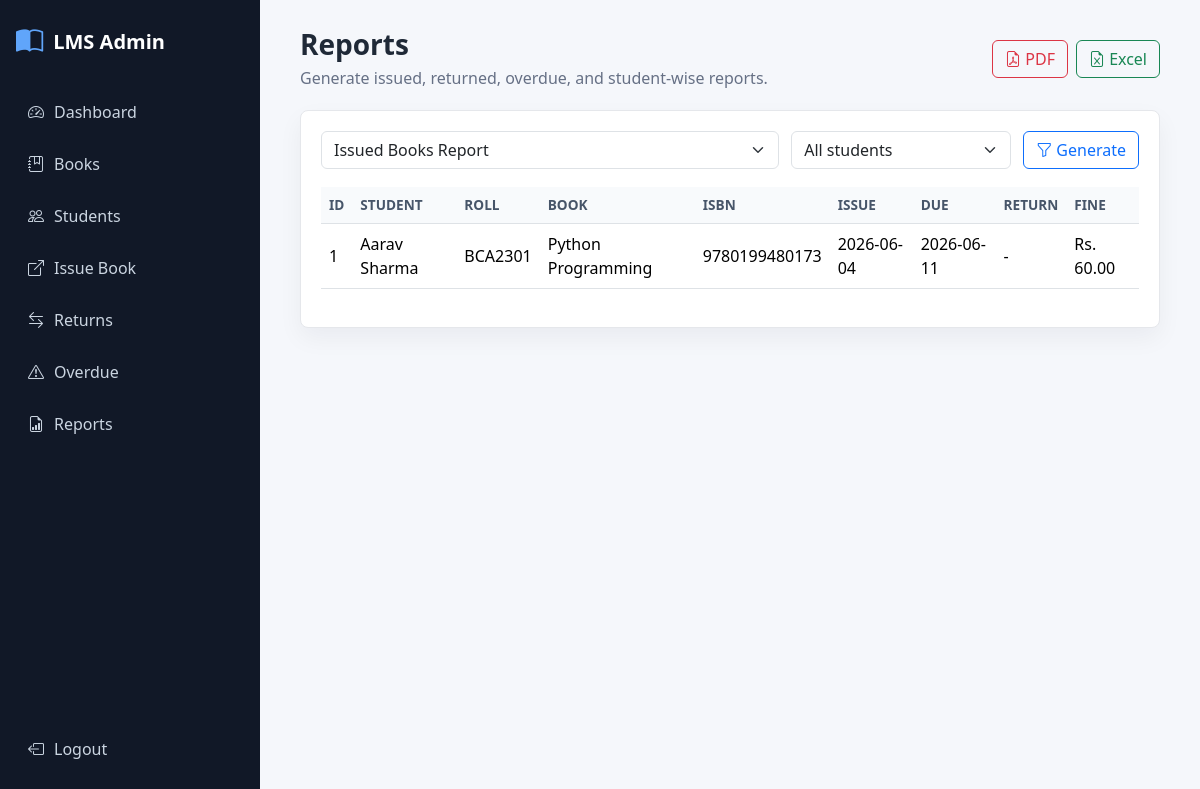
Screenshot of /reports/ (signed in) with the database file from the repository.
### models.py (models this page shows, shortened)
class BookIssue(db.Model):
    __tablename__ = "book_issues"
    id = db.Column(db.Integer, primary_key=True)
    student_id = db.Column(db.Integer, db.ForeignKey("students.id"), nullable=False)
    book_id = db.Column(db.Integer, db.ForeignKey("books.id"), nullable=False)
    issue_date = db.Column(db.Date, nullable=False, default=date.today)
    due_date = db.Column(db.Date, nullable=False)
    return_date = db.Column(db.Date, nullable=True)
    fine = db.Column(db.Float, nullable=False, default=0)
    student = db.relationship("Student", back_populates="issues")
    book = db.relationship("Book", back_populates="issues")
    def calculate_fine(self, as_of=None):
        check_date = as_of or self.return_date or date.today()
        overdue_days = (check_date - self.due_date).days
        return max(overdue_days, 0) * 5

class Student(db.Model):
    __tablename__ = "students"
    id = db.Column(db.Integer, primary_key=True)
    name = db.Column(db.String(120), nullable=False)
    roll_number = db.Column(db.String(40), unique=True, nullable=False)
    course = db.Column(db.String(80), nullable=False)
    email = db.Column(db.String(120), unique=True, nullable=False)
    phone = db.Column(db.String(20), nullable=False)
    issues = db.relationship("BookIssue", back_populates="student", cascade="all, delete-orphan")

class Book(db.Model):
    __tablename__ = "books"
    id = db.Column(db.Integer, primary_key=True)
    title = db.Column(db.String(160), nullable=False)
    author = db.Column(db.String(120), nullable=False)
    category = db.Column(db.String(80), nullable=False)
    isbn = db.Column(db.String(40), unique=True, nullable=False)
    quantity = db.Column(db.Integer, nullable=False, default=1)
    available_quantity = db.Column(db.Integer, nullable=False, default=1)
    publication_year = db.Column(db.Integer, nullable=False)
    issues = db.relationship("BookIssue", back_populates="book", cascade="all, delete-orphan")

### routes/reports.py (the view)
@reports_bp.route("/")
@login_required
def index():
    report_type = request.args.get("type", "issued")
    student_id = request.args.get("student_id", type=int)
    students = Student.query.order_by(Student.name).all()
    issues = report_query(report_type, student_id)
    return render_template("reports/index.html", issues=issues, students=students, report_type=report_type, student_id=student_id)

### app.py (called while the page is built)
@login_manager.user_loader
def load_user(user_id):
    return Admin.query.get(int(user_id))

### routes/reports.py (called while the page is built)
def report_query(report_type, student_id=None):
    query = BookIssue.query
    if report_type == "returned":
        query = query.filter(BookIssue.return_date.isnot(None))
    elif report_type == "overdue":
        query = query.filter(BookIssue.return_date.is_(None), BookIssue.due_date < date.today())
    elif report_type == "student" and student_id:
        query = query.filter(BookIssue.student_id == student_id)
    else:
        query = query.filter(BookIssue.return_date.is_(None))
    return query.order_by(BookIssue.issue_date.desc()).all()

### templates/reports/index.html (shortened to what this page needs)
{% extends "base.html" %}
{% block content %}
<div class="page-header">
    <div><h1>Reports</h1><p>Generate issued, returned, overdue, and student-wise reports.</p></div>
    <div class="d-flex gap-2">
        <a class="btn btn-outline-danger" href="{{ url_for('reports.export_pdf', type=report_type, student_id=student_id) }}"><i class="bi bi-file-earmark-pdf"></i> PDF</a>
        <a class="btn btn-outline-success" href="{{ url_for('reports.export_excel', type=report_type, student_id=student_id) }}"><i class="bi bi-file-earmark-excel"></i> Excel</a>
    </div>
</div>
<section class="panel">
    <form class="toolbar" method="get">
        <select class="form-select" name="type" id="reportType">
            <option value="issued" {% if report_type == 'issued' %}selected{% endif %}>Issued Books Report</option>
        </select>
        <select class="form-select" name="student_id">
            <option value="">All students</option>
        </select>
        <button class="btn btn-outline-primary"><i class="bi bi-funnel"></i> Generate</button>
    </form>
    <div class="table-responsive">
        <table class="table align-middle sortable">
            <thead><tr><th>ID</th><th>Student</th><th>Roll</th><th>Book</th><th>ISBN</th><th>Issue</th><th>Due</th><th>Return</th><th>Fine</th></tr></thead>
            <tbody>
            {% for issue in issues %}
            <tr>
                <td>{{ issue.id }}</td><td>{{ issue.student.name }}</td><td>{{ issue.student.roll_number }}</td><td>{{ issue.book.title }}</td><td>{{ issue.book.isbn }}</td>
                <td>{{ issue.issue_date }}</td><td>{{ issue.due_date }}</td><td>{{ issue.return_date or '-' }}</td><td>Rs. {{ '%.2f'|format(issue.fine if issue.return_date else issue.calculate_fine()) }}</td>
            </tr>
            {% else %}
            <tr><td colspan="9" class="text-center text-muted">No report data found.</td></tr>
            {% endfor %}
            </tbody>
        </table>
    </div>
</section>
{% endblock %}

### static/css/style.css (style rules this page uses)
:root { --bg: #f5f7fb; --ink: #1f2937; --muted: #667085; --sidebar: #111827; --primary: #2563eb; --border: #e5e7eb; }
* { box-sizing: border-box; }
body { background: var(--bg); color: var(--ink); font-family: "Segoe UI", system-ui, -apple-system, sans-serif; }
.page-header { align-items: center; display: flex; gap: 16px; justify-content: space-between; margin-bottom: 20px; }
.page-header h1 { font-size: 1.75rem; font-weight: 750; margin: 0; }
.page-header p { color: var(--muted); margin: 4px 0 0; }
.panel, .stat-card, .login-card { background: #fff; border: 1px solid var(--border); border-radius: 8px; box-shadow: 0 10px 24px rgba(15, 23, 42, 0.05); }
.panel { padding: 20px; }
.toolbar { display: grid; gap: 12px; grid-template-columns: minmax(220px, 1fr) 220px auto; margin-bottom: 18px; }
.table { margin-bottom: 18px; }
.table thead th { background: #f8fafc; color: #475569; cursor: pointer; font-size: 0.85rem; text-transform: uppercase; }

### rows the page displays
BookIssue: id "1", student.name "Aarav Sharma", student.roll_number "BCA2301", book "Python Programming", book.isbn "9780199480173", issue_date "2026-06-04", due_date "2026-06-11", return_date "-", return_date+due_date "60.00"
